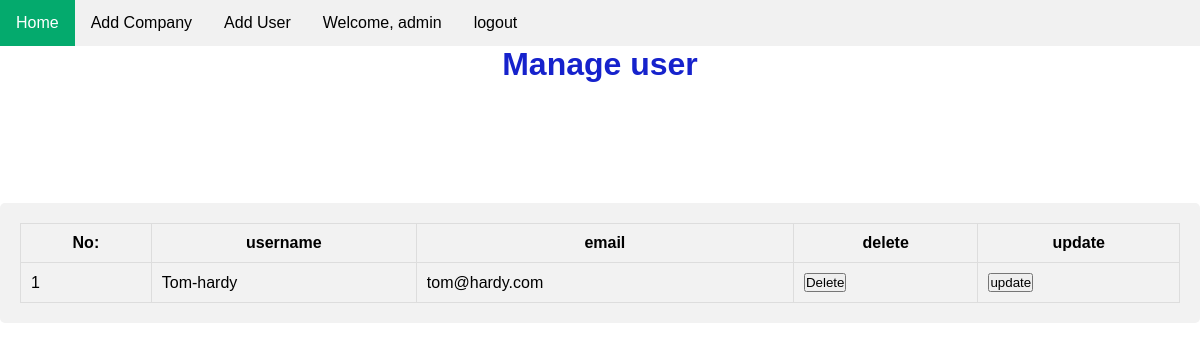
The app's page /admin_profile/ (signed in), older data.
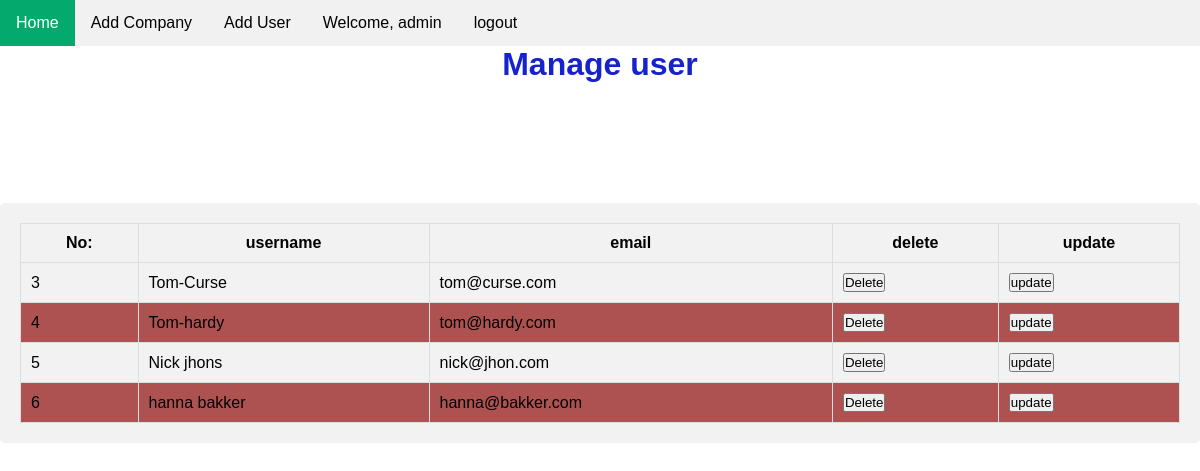
The same page, newer data.
### app/models.py (models this page shows, shortened)
class User(db.Model,UserMixin):
    id = db.Column(db.Integer,primary_key=True)
    username = db.Column(db.String(length=30),nullable=False,unique=True)
    email = db.Column(db.String(length=50),nullable=False,unique=True)
    password_hash = db.Column(db.String(length=50),nullable=False)
    is_admin = db.Column(db.Boolean(),default=False)
    @property
    def password(self):
        raise AttributeError("password is not there")

### app/routers.py (the view)
@app.route('/admin_profile/',methods=["GET","POST"])
@login_required
def admin_profile():
    users = User.query.filter_by(is_admin=False)
    if request.args.get('name'):
        name=request.args.get('name')
        return render_template('adminprofile.html',name=name,datas=users)
    return render_template('adminprofile.html',datas=users)

### app/models.py (called while the page is built)
@login_manger.user_loader
def load_user(user_id):
    return User.query.get(int(user_id))

### app/templates/adminprofile.html (shortened to what this page needs)
{% extends 'adminBase.html' %}
  {% block content%}
<h1 style="text-align:center;color:#1622cc">Manage user</h1>
<div class="container">
    <table>
        <tr>
            <th>No:</th>
            <th>username</th>
            <th>email</th>
            <th>delete</th>
            <th>update</th>
        </tr>
        <tbody>
            {% for d in datas %}
            <tr>
                <td name="uid">{{d.id}}</td>
                <td>{{d.username}}</td>
                <td>{{d.email}}</td>
                <td><a href={{url_for('user_delete',id=d.id)}}><button>Delete</button></a></td>
                <td><a href={{url_for('user_update',id=d.id)}}><button>update</button></a></td>
            </tr>
            {% endfor %}
        </tbody>
    </table>
</div>
{% endblock %}

### app/templates/adminBase.html (shortened to what this page needs)
<!DOCTYPE html>
<html lang="en">
<head>
    <link rel="stylesheet" href="../static/main.css">
</head>
<body>
    <ul>
        <li><a href="{{url_for('home')}}" class="active">Home</a></li>
        <li><a href="">Add Company</a></li>
        {% if current_user.is_authenticated %}
        <li><a href="{{url_for('user_add')}}">Add User</a></li>
        <li><a href="{{url_for('admin_profile')}}">Welcome, {{current_user.username}}</a></li>
        <li><a href="{{url_for('logout_page')}}">logout</a></li>
        {% else %}
        <li><a href="{{url_for('admin_login')}}">Login</a></li>
        {% endif %}
    </ul>
    {% block content %}
    {% endblock %}
</body>
</html>

### app/static/main.css (style rules this page uses)
* { margin: 0; padding: 0; box-sizing: border-box; font-family: Verdana, Geneva, Tahoma, sans-serif; }
.container { margin-top: 10%; border-radius: 5px; background-color: #f2f2f2; padding: 20px; }
table { font-family: Arial, Helvetica, sans-serif; border-collapse: collapse; width: 100%; }
table td,th { border: 1px solid #ddd; padding: 10px; }
table tr:nth-child(even) { background-color: #ad5151; }
ul { list-style-type: none; overflow: hidden; background-color: #f1f1f1; }
li { float: left; }
li a { display: block; color: #000; padding: 14px 16px; text-decoration: none; }
li a.active { background-color: #04aa6d; color: white; }

Row changes from the older to the newer data that the page shows:
removed User: id "1", username "Tom-hardy", email "tom@hardy.com"
added User: id "3", username "Tom-Curse", email "tom@curse.com"
added User: id "4", username "Tom-hardy", email "tom@hardy.com"
added User: id "5", username "Nick jhons", email "nick@jhon.com"
added User: id "6", username "hanna bakker", email "hanna@bakker.com"
